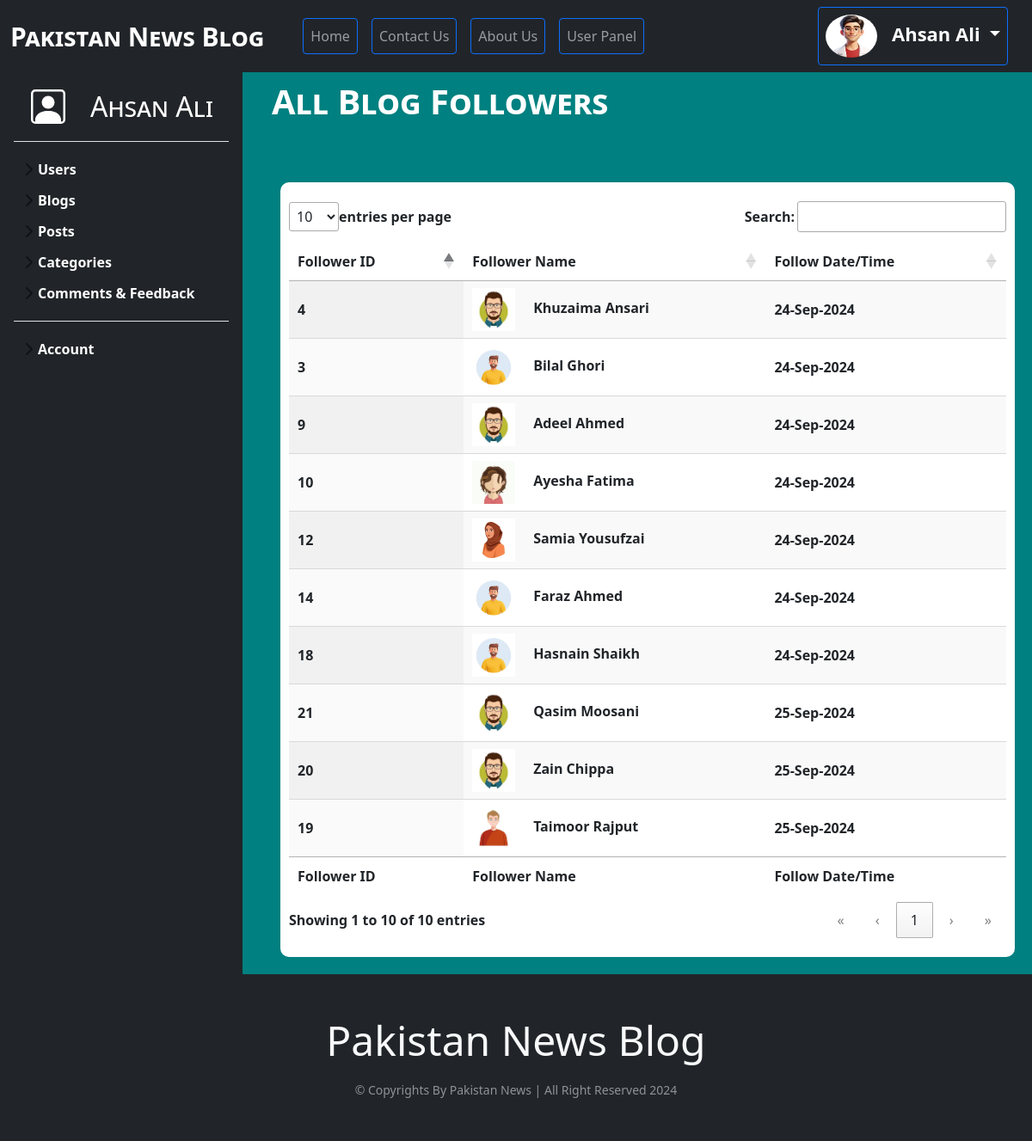
The app's page /admin/followers_details.php?blog_id=4 (signed in) with its own data.
### tables this page shows
CREATE TABLE `following_blog` (
  `follow_id` int(11) NOT NULL AUTO_INCREMENT,
  `follower_id` int(11) DEFAULT NULL,
  `blog_following_id` int(11) DEFAULT NULL,
  `status` enum('Followed','Unfollowed') DEFAULT 'Followed',
  `created_at` timestamp NOT NULL DEFAULT current_timestamp() ON UPDATE current_timestamp(),
  `updated_at` timestamp NULL DEFAULT NULL,
  PRIMARY KEY (`follow_id`),
  KEY `blog_following_id` (`blog_following_id`),
  KEY `follower_id` (`follower_id`),
  CONSTRAINT `following_blog_ibfk_1` FOREIGN KEY (`blog_following_id`) REFERENCES `blog` (`blog_id`) ON DELETE CASCADE ON UPDATE CASCADE,
  CONSTRAINT `following_blog_ibfk_2` FOREIGN KEY (`follower_id`) REFERENCES `user` (`user_id`) ON DELETE CASCADE ON UPDATE CASCADE
);

CREATE TABLE `user` (
  `user_id` int(11) NOT NULL AUTO_INCREMENT,
  `role_id` int(11) DEFAULT NULL,
  `first_name` varchar(50) NOT NULL,
  `last_name` varchar(50) NOT NULL,
  `email` varchar(50) DEFAULT NULL,
  `password` text NOT NULL,
  `gender` enum('Male','Female') DEFAULT NULL,
  `date_of_birth` date DEFAULT NULL,
  `user_image` text DEFAULT NULL,
  `address` text DEFAULT NULL,
  `is_approved` enum('Pending','Approved','Rejected') DEFAULT 'Pending',
  `is_active` enum('Active','InActive') DEFAULT NULL,
  `created_at` timestamp NOT NULL DEFAULT current_timestamp() ON UPDATE current_timestamp(),
  `updated_at` timestamp NULL DEFAULT NULL,
  PRIMARY KEY (`user_id`),
  KEY `role_id` (`role_id`),
  CONSTRAINT `user_ibfk_1` FOREIGN KEY (`role_id`) REFERENCES `role` (`role_id`) ON DELETE CASCADE ON UPDATE CASCADE
);

### database_class.php (called while the page is built, shortened)
<?php
    class Database_connection{
        public function __construct(){
            $this->connection = mysqli_connect("localhost","root","","22829_Ahsan_Ali");
        }
    }
   ?>

### admin/followers_details.php (the view, shortened to what this page needs)
<?php include_once("require/header.php"); ?>
<?php require_once("../database_class.php"); ?>
   	<div class="row">
   		<div class="col-sm-3">
   			<?php include_once("sidebar.php"); ?>
   		</div>
   		<div class="col-sm-9">
   <h1> All Blog Followers </h1>
   <p style="background-color:<?= $_GET['background_color']??'';?>;
      padding: 10px;
      border-radius: 10px;
      width: 100%;
      text-align: center;
      font-variant: small-caps;
      font-weight: bold;
      color: white;
      font-size: 20px;">
    </p>
   <?php
    $blog_id = $_GET['blog_id']??'';
    $database = new Database_connection();
    $database->query = "SELECT * FROM following_blog fb
                        INNER JOIN user u ON u.user_id = fb.follower_id
                        WHERE fb.blog_following_id = '".$blog_id."' AND status = 'Followed'";
    $result = $database->result = mysqli_query($database->connection,$database->query);
   ?>
   <div style="background-color: white; font-weight: bolder; padding: 10px; border-radius: 10px; margin: 20px;">
   <table id="example" class="display" style="width:100%; background-color: white;">
        <thead>
            <tr>
                <th>Follower ID</th>
                <th>Follower Name</th>
                <th style="text-align: left;">Follow Date/Time</th>
            </tr>
        </thead>
        <tbody>
        <?php
            if($result->num_rows > 0){
              while($data = mysqli_fetch_assoc($result)){
                    extract($data);
        ?>
            <tr>
                <td style="text-align: left;" data-order="desc"><?= $follower_id ?></td>
                <td> <img src="<?= $user_image ?>" width="50px" height="50px"> &nbsp; &nbsp; <?= $first_name." ".$last_name ?></td>
                <?php
                $created_at = date("d-M-Y ",strtotime($created_at));
                ?>
                <td style="text-align: left;"> <?= $created_at ?> </td>
            </tr>
            <?php } } ?>
        </tbody>
        <tfoot>
             <tr>
                <th>Follower ID</th>
                <th>Follower Name</th>
                <th style="text-align: left;">Follow Date/Time</th>
            </tr>
        </tfoot>
    </table>
    </div>
   		</div>
   	</div>
<?php include_once("require/footer.php"); ?>

### admin/sidebars/sidebars.css (style rules this page uses)
body { min-height: 100vh; min-height: -webkit-fill-available; }
html { height: -webkit-fill-available; }

### admin/Files/dataTables.dataTables.css (style rules this page uses)
:root { --dt-row-selected: 13, 110, 253; --dt-row-selected-text: 255, 255, 255; --dt-row-selected-link: 9, 10, 11; --dt-row-stripe: 0, 0, 0; --dt-row-hover: 0, 0, 0; --dt-column-ordering: 0, 0, 0; --dt-html-background: white; }
table.dataTable thead > tr > th.dt-orderable-asc, table.dataTable thead > tr > th.dt-orderable-desc, table.dataTable thead > tr > th.dt-ordering-asc, table.dataTable thead > tr > th.dt-ordering-desc, table.dataTable thead > tr > td.dt-orderable-asc, table.dataTable thead > tr > td.dt-orderable-desc, table.dataTable thead > tr > td.dt-ordering-asc, table.dataTable thead > tr > td.dt-ordering-desc { position: relative; padding-right: 30px; }
table.dataTable thead > tr > th.dt-orderable-asc, table.dataTable thead > tr > th.dt-orderable-desc, table.dataTable thead > tr > td.dt-orderable-asc, table.dataTable thead > tr > td.dt-orderable-desc { cursor: pointer; }
table.dataTable th, table.dataTable td { box-sizing: border-box; }
table.dataTable thead th, table.dataTable thead td, table.dataTable tfoot th, table.dataTable tfoot td { text-align: left; }
table.dataTable { width: 100%; margin: 0 auto; border-spacing: 0; }
table.dataTable thead th, table.dataTable tfoot th { font-weight: bold; }
table.dataTable > thead > tr > th, table.dataTable > thead > tr > td { padding: 10px; border-bottom: 1px solid rgba(0, 0, 0, 0.3); }
table.dataTable > tfoot > tr > th, table.dataTable > tfoot > tr > td { border-top: 1px solid rgba(0, 0, 0, 0.3); padding: 10px 10px 6px 10px; }
table.dataTable > tbody > tr { background-color: transparent; }
table.dataTable > tbody > tr:first-child > * { border-top: none; }
table.dataTable > tbody > tr:last-child > * { border-bottom: none; }
table.dataTable > tbody > tr > th, table.dataTable > tbody > tr > td { padding: 8px 10px; }
table.dataTable.row-border > tbody > tr > *, table.dataTable.display > tbody > tr > * { border-top: 1px solid rgba(0, 0, 0, 0.15); }
table.dataTable.row-border > tbody > tr:first-child > *, table.dataTable.display > tbody > tr:first-child > * { border-top: none; }
table.dataTable.stripe > tbody > tr:nth-child(odd) > *, table.dataTable.display > tbody > tr:nth-child(odd) > * { box-shadow: inset 0 0 0 9999px rgba(0, 0, 0, 0.023); box-shadow: inset 0 0 0 9999px rgba(var(--dt-row-stripe), 0.023); }
table.dataTable.order-column > tbody tr > .sorting_1, table.dataTable.order-column > tbody tr > .sorting_2, table.dataTable.order-column > tbody tr > .sorting_3, table.dataTable.display > tbody tr > .sorting_1, table.dataTable.display > tbody tr > .sorting_2, table.dataTable.display > tbody tr > .sorting_3 { box-shadow: inset 0 0 0 9999px rgba(0, 0, 0, 0.019); box-shadow: inset 0 0 0 9999px rgba(var(--dt-column-ordering), 0.019); }
table.dataTable.display > tbody > tr:nth-child(odd) > .sorting_1, table.dataTable.order-column.stripe > tbody > tr:nth-child(odd) > .sorting_1 { box-shadow: inset 0 0 0 9999px rgba(0, 0, 0, 0.054); box-shadow: inset 0 0 0 9999px rgba(var(--dt-column-ordering), 0.054); }
div.dt-container div.dt-layout-full > *:only-child { margin-left: auto; margin-right: auto; }

### admin/require/header.php (style rules this page uses)
body { background-color: teal; }

### admin/followers_details.php (style rules this page uses)
h1 { font-variant: small-caps; font-weight: bolder; font-size: 40px; margin-bottom: 20px; padding: 10px; color: white; }

### admin/require/footer.php (style rules this page uses)
html { height: 100%; }
body { min-height: 100vh; display: flex; flex-direction: column; }

### records on screen
following_blog: follower "4", follower.user_image (picture), follower.first_name "Khuzaima", follower.last_name "Ansari", follower.created_at "24-Sep-2024"
following_blog: follower "3", follower.user_image (picture), follower.first_name "Bilal", follower.last_name "Ghori", follower.created_at "24-Sep-2024"
following_blog: follower "9", follower.user_image (picture), follower.first_name "Adeel", follower.last_name "Ahmed", follower.created_at "24-Sep-2024"
following_blog: follower "10", follower.user_image (picture), follower.first_name "Ayesha", follower.last_name "Fatima", follower.created_at "24-Sep-2024"
following_blog: follower "12", follower.user_image (picture), follower.first_name "Samia", follower.last_name "Yousufzai", follower.created_at "24-Sep-2024"
following_blog: follower "14", follower.user_image (picture), follower.first_name "Faraz", follower.last_name "Ahmed", follower.created_at "24-Sep-2024"
following_blog: follower "18", follower.user_image (picture), follower.first_name "Hasnain", follower.last_name "Shaikh", follower.created_at "24-Sep-2024"
following_blog: follower "21", follower.user_image (picture), follower.first_name "Qasim", follower.last_name "Moosani", follower.created_at "25-Sep-2024"
following_blog: follower "20", follower.user_image (picture), follower.first_name "Zain", follower.last_name "Chippa", follower.created_at "25-Sep-2024"
following_blog: follower "19", follower.user_image (picture), follower.first_name "Taimoor", follower.last_name "Rajput", follower.created_at "25-Sep-2024"

### other values on screen
$_SESSION['user']['first_name'] "Ahsan"
$_SESSION['user']['last_name'] "Ali"
